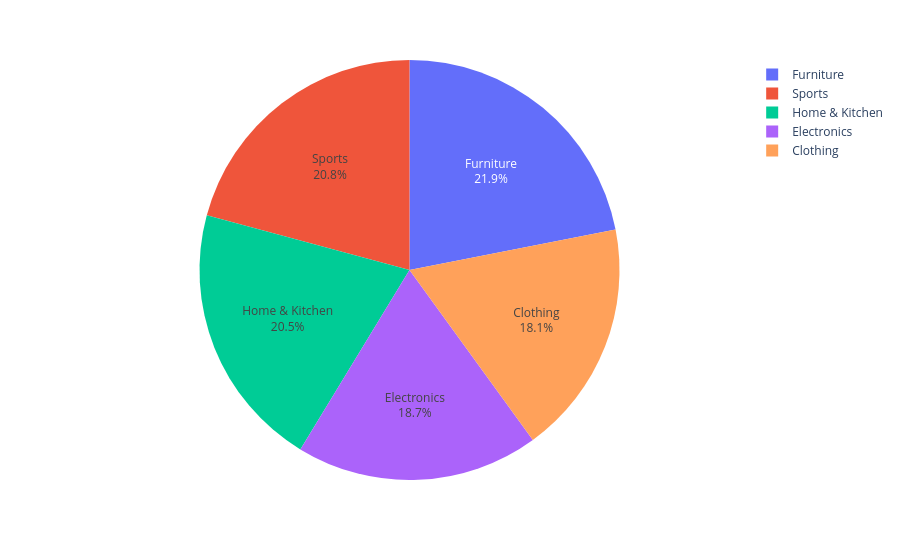

The notebook cell this image was saved under:
### Markdown cell above
**Code Cell 7
Show Percentage**

### Code cell
fig = px.pie(

    category_sales,

    names="Category",

    values="Sales"

)

fig.update_traces(

    textinfo="percent+label"

)

fig.show()

### Figure 1 — Plotly figure (JSON) as saved in the notebook; plotly's stock layout.template omitted (floating-point values rounded to 4 significant figures)
{"data": [{"domain": {"x": [0, 1], "y": [0, 1]}, "hovertemplate": "Category=%{label}<br>Sales=%{value}<extra></extra>", "labels": ["Clothing", "Electronics", "Furniture", "Home & Kitchen", "Sports"], "legendgroup": "", "name": "", "showlegend": true, "textinfo": "percent+label", "type": "pie", "values": [475600000.0, 491400000.0, 576200000.0, 539100000.0, 546700000.0]}], "layout": {"legend": {"tracegroupgap": 0}, "margin": {"t": 60}}}
